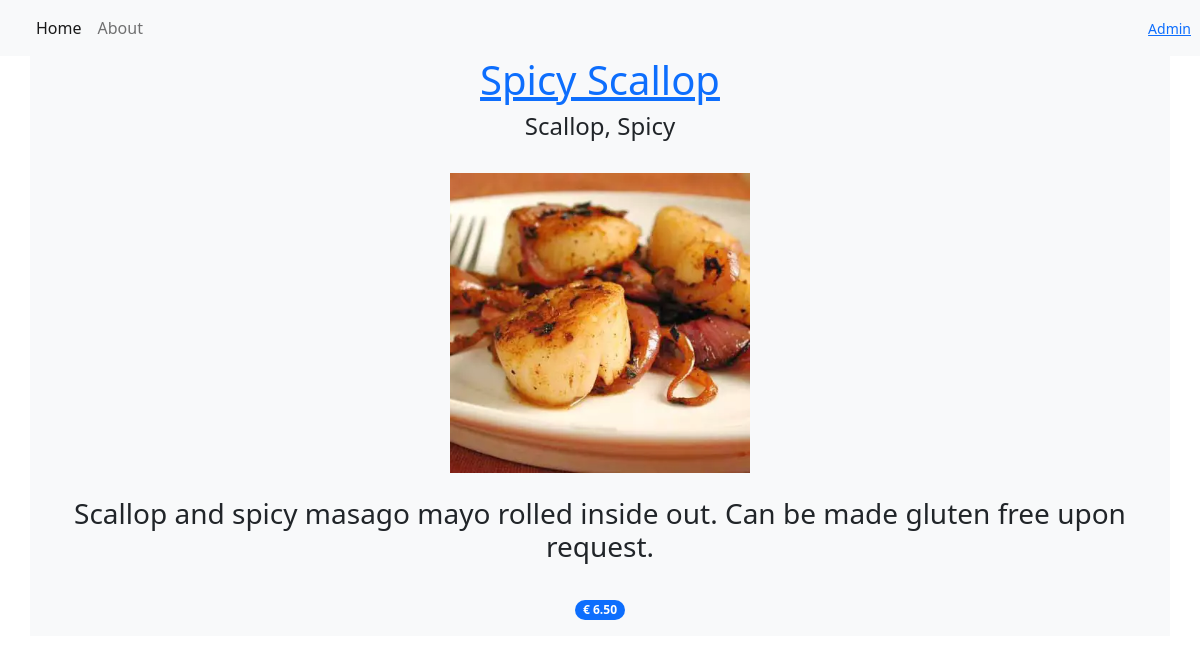
The page /item/6/ on the database its author committed.
### restaurant_menu/models.py (models this page shows, shortened)
class ItemModel(models.Model):
    meal = models.CharField(max_length=1000, unique=True)
    description = models.CharField(max_length=2000)
    ingredients = models.CharField(max_length=1000, default="")
    price = models.DecimalField(max_digits=10, decimal_places=2)
    image = models.CharField(max_length=1000, default="")
    meal_type = models.CharField(max_length=20, choices=MEAL_TYPE)
    author = models.ForeignKey(User, on_delete=models.PROTECT)
    status = models.IntegerField(choices=STATUS, default=0)
    date_created = models.DateField(auto_now_add=True)
    date_updated = models.DateField(auto_now=True)

### restaurant_menu/views.py (the view)
# urls.py: path('item/<int:pk>/', views.MenuItemDetailView.as_view(),
class MenuItemDetailView(generic.DetailView):
    model = ItemModel
    template_name = "menu_item_detail.html"

### restaurant_menu/templates/menu_item_detail.html (shortened to what this page needs)
{% extends 'base.html' %}
{% block content %}
    <div class="container text-center bg-light">
        <h1 class="text-primary"><u>{{ object.meal }}</u></h1>
        <h4>{{ object.ingredients }}</h4>
        <br>
        {% load static %}
        <img src="{% static ''%}{{ object.image }}" alt="{{ object.meal }}" height="300">
        <br>
        <br>
        <h3>{{ object.description }}</h3>
        <br>
        <p class="badge bg-primary rounded-pill">€ {{ object.price }}</p>
    </div>
{% endblock content %}

### rows shown on the page
ItemModel: meal "Spicy Scallop", ingredients "Scallop, Spicy", image (picture), description "Scallop and spicy masago mayo rolled inside out. Can be made gluten free upon request.", price "6.50"
